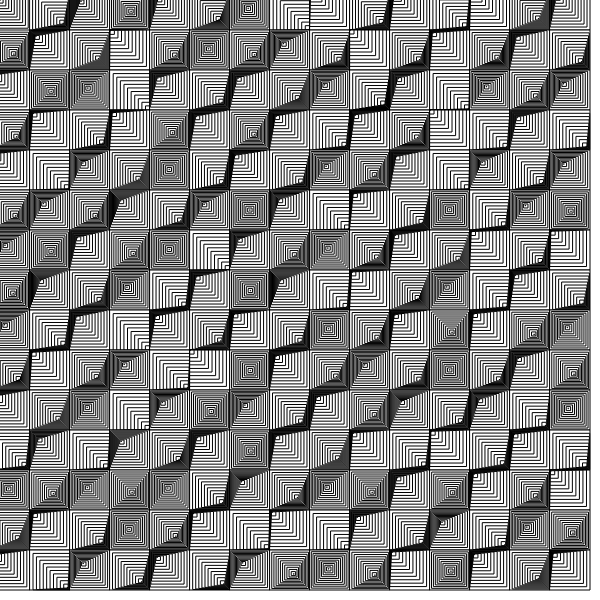
Frame 1 (no input)
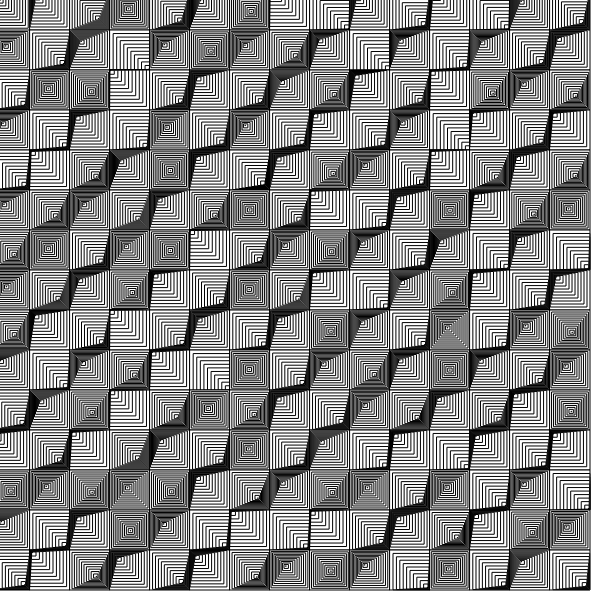
Frame 60 (no input)
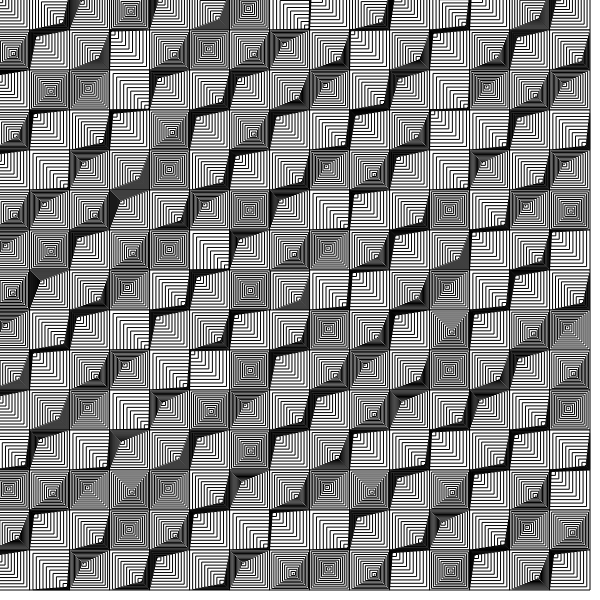
Frame 120 (the mouse pressed at the canvas centre since frame 60)

The p5.js sketch that drew these frames (run headless with seeded random() and noise() and a simulated clock; from frame 60 on, the mouse is pressed at the canvas centre):

// p5.js sketch
// ── sketch.js
var randoms = [];
var index;
var offset;

function setup() {
  createCanvas(600,600);
  noiseDetail(2,0.9);
  rectMode(CENTER);
  //fill(0);
  //stroke(255);
  //strokeWeight(0.5);
  for (let r=0;r<225;r++){
    randoms.push(random(-20), random(20));
  }
}

function draw() {
  background(255);
  index = 0;
  //translate(width/2,height/2);
  for(var x = 10; x < width; x+= 40) {
    for(var y = 10; y < height; y+= 40) {
      //push();
      //translate(x,y);
      for (var s=1;s>=0;s-=0.09) {
        let m = map(s,1,0,0,randoms[index]* cos(frameCount * 0.05));
        //let m = map(s,1,0,0,randoms[index]);
        let d = dist(x,y,mouseX,mouseY);
        let nx = (mouseX-x);
        let ny = (mouseY-y);
        let mx = map(s,1,0,1,nx);
        let my = map(s,1,0,1,ny);
        if (d < 30){
          rect(x+mx,y+my,40*s,40*s);
        } else {
          rect(x+m,y+m,40*s,40*s);
        }
        //   rect(mx,my,40*s,40*s);
        //   let m = map(s,1,0,0,randoms[index]);
        //   rect(m,m,40*s,40*s);
        // }
      }
      //pop();
      index ++
    }
  }
  //noLoop();

}
